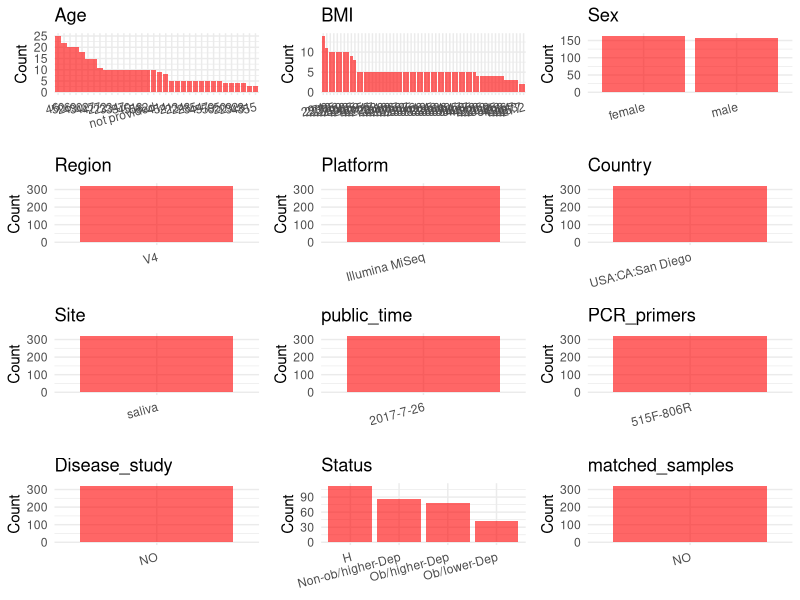

This chart was generated by the following R code: (Note: this script raises an error after producing the figure.)
## ---- chunk 1
# Load necessary libraries
library(dplyr)
library(ggplot2)
library(cowplot)

# Set working directory (update this path to your local directory)
setwd("D:/metadata/qiita_11259")

# Read the initial metadata files
initial_meta<-read.csv("SraRunTable.tsv", header = TRUE ,sep = "\t", stringsAsFactors = FALSE)

# Combine the two metadata files
#meta <- rbind(initial_meta, initial_meta1)

#Remove entries non-oral samples
#initial_meta <- subset(initial_meta, scientific_name == "Human Oral Metagenome")

# Check the number of samples containing "HT" in Sample.Name (e.g., healthy controls)
#nrow(subset(meta, grepl("HT", Sample.Name)))

# Display the first few rows of the metadata
head(initial_meta)
## ---- chunk 2
# Create a uniform metadata dataframe
metadata <- data.frame(
  BioProject = "qiita_11259",
  Run = NA,
  sample_name = initial_meta$sample_name,
  Age = initial_meta$age,
  BMI = initial_meta$bmi,
  Sex=initial_meta$sex,
  Region = "V4",
  Platform = "Illumina MiSeq",
  Country = initial_meta$geo_loc_name,
  Site = initial_meta$env_material,
  public_time = "2017-7-26",
  stringsAsFactors = FALSE
)
## ---- chunk 3
# Add information obtained from the publication
metadata$PCR_primers <- "515F-806R"
metadata$title <- "Salivary bacterial signatures in depression-obesity comorbidity are associated with neurotransmitters and neuroactive dipeptides"
metadata$Disease_study <- "NO"
metadata <- metadata %>%
  mutate(Status = case_when(
    initial_meta$qiita_bdi_total_category == "low" & initial_meta$qiita_bmi_category %in% c("healthy", "overweight")        ~ "H",
    initial_meta$qiita_bdi_total_category == "low" & initial_meta$qiita_bmi_category %in% c("obese", "morbidly obese")      ~ "Ob/lower-Dep",
    initial_meta$qiita_bdi_total_category == "high" & initial_meta$qiita_bmi_category %in% c("healthy", "overweight")     ~ "Non-ob/higher-Dep",
    initial_meta$qiita_bdi_total_category == "high" & initial_meta$qiita_bmi_category %in% c("obese", "morbidly obese")   ~ "Ob/higher-Dep",
    TRUE ~ NA_character_   # 其余情况留空
  ))

keep_subjects <- unique(subset(metadata, Site == "saliva")$sample_name)
metadata <- subset(metadata, sample_name %in% keep_subjects)

metadata$matched_samples <- "NO"
## ---- chunk 4
# Check the number of unique runs and sample names
print(paste("Number of unique runs:", length(unique(metadata$Run))))
print(paste("Number of unique sample names:", length(unique(metadata$sample_name))))
## ---- chunk 5
# Select columns for visualization
plot_data <- metadata %>%
  select(-BioProject, -Run, -sample_name, -title)

# Function to create simple plots for each column
create_simple_plots <- function(data) {
  plots <- list()
  
  for (col in colnames(data)) {
    # Check if the column is all NA
    if (all(is.na(data[[col]]))) {
      # Create an empty plot with text indicating all NA
      p <- ggplot() +
        annotate("text", x = 0.5, y = 0.5, label = "this column is NA", size = 6) +
        labs(title = col) +
        theme_void()
    } else if (is.numeric(data[[col]])) {
      # Numeric variable: histogram
      p <- ggplot(data, aes(x = .data[[col]])) +
        geom_histogram(fill = "blue", alpha = 0.6, bins = 20, na.rm = TRUE) +
        labs(title = col) +
        theme_minimal()
    } else {
      # Categorical variable: bar plot (remove NA values)
      count_data <- as.data.frame(table(data[[col]], useNA = "ifany"))
      p <- ggplot(count_data, aes(x = reorder(Var1, -Freq), y = Freq)) +
        geom_col(fill = "red", alpha = 0.6) +
        labs(title = col, x = NULL, y = "Count") +
        theme_minimal() +
        theme(axis.text.x = element_text(angle = 15, hjust = 1))
    }
    plots[[col]] <- p
  }
  
  return(plots)
}

# Generate and arrange plots
plots <- create_simple_plots(plot_data)
p<-plot_grid(plots$Age, 
          plots$BMI, 
          plots$Sex, 
          plots$Region, 
          plots$Platform, 
          plots$Country, 
          plots$Site,
          plots$public_time, 
          plots$PCR_primers,
          plots$Disease_study,
          plots$Status,
          plots$matched_samples,# add 
          ncol = 3, align = "hv", axis = "lb")
ggsave("Metadata_Summary.png", plot = p, width = 8, height = 6, dpi = 150)
## ---- chunk 6
knitr::include_graphics("metadata_summary.png")
## ---- chunk 7
# Reorder columns to match the desired format
metadata <- metadata[, c(
  "BioProject", "Run", "sample_name", "Age", "BMI", "Sex", 
  "Region", "Platform", "Country", "Site", "public_time", 
  "PCR_primers", "title", "Disease_study", "Status","matched_samples"
)]

# Export the uniform metadata to a CSV file
write.csv(metadata, file = "metadata.csv", quote = TRUE)
head(metadata)
